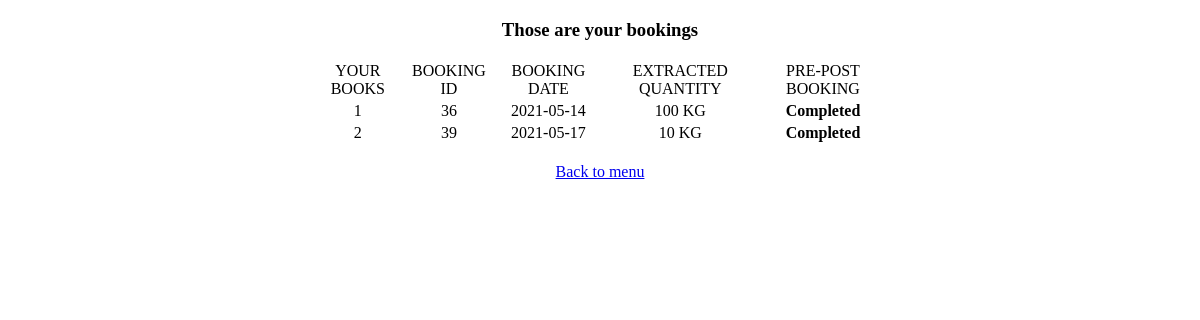
The app's page /erlete_web/erlete_web/bookings_list.php (signed in), older data.
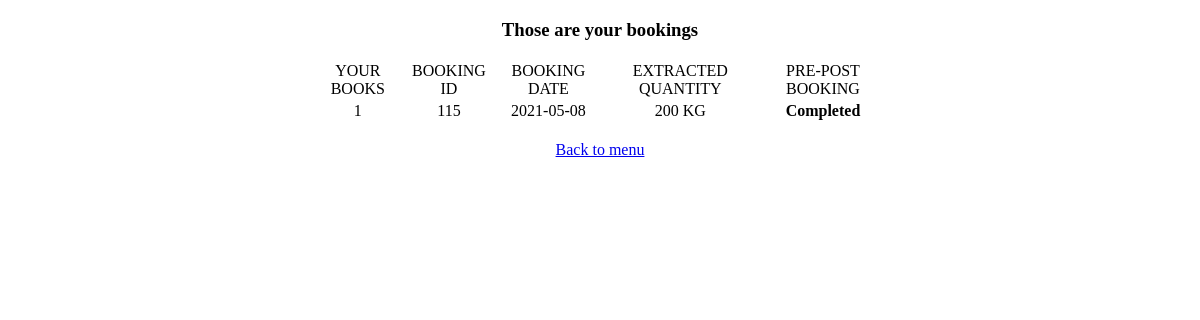
The same page, newer data.
### tables this page shows
CREATE TABLE `room_booking` (
  `id_booking` int(11) NOT NULL,
  `partner_DNI` varchar(15) DEFAULT NULL,
  `book_date` date DEFAULT NULL,
  `extracted_quantity` int(11) DEFAULT NULL,
  `state` tinyint(1) DEFAULT NULL
);

### erlete_web/erlete_web/bookings_list.php (the view, shortened to what this page needs)
<!DOCTYPE html>
	<html>
<body>
    <div style="width: 75%; margin:auto; text-align:center">
                <?php
                    $user=$_SESSION['Erabiltzailea_aldagai_globala'];
					$link=connectDataBase();
                    $emaitza=mysqli_query($link,"select id_booking, book_date, extracted_quantity, state from room_booking INNER JOIN partner
                     ON room_booking.partner_DNI = partner.DNI where email='$user'") or die(mysqli_error($link));
                ?>
                <h3 class="display-3">Those are your bookings</h3>
                <table class="table table-striped mt-4" style="width: 65%; margin:auto">
				<Tr><Td>YOUR BOOKS</Td><Td>BOOKING ID</Td><Td>BOOKING DATE</Td><Td>EXTRACTED QUANTITY</Td><Td>PRE-POST BOOKING</Td></Tr>
                <?php
                        $aux=1;
                        while($erregistroa = mysqli_fetch_array($emaitza))
                        {
							$id = $erregistroa['id_booking'];
							$date = $erregistroa['book_date'];
							$extract = $erregistroa['extracted_quantity'];
							$state = $erregistroa['state'];
				?>
					<form  method='get'>
					<tr>
					<td><?php echo $aux; ?></td>
					<td><?php echo $id; ?><input type='hidden' name='id' id="idreserva" value='<?php echo $id; ?>' /></td>
					<td><?php echo $date; ?></td>
					<td><?php echo $extract; ?> KG</td>
					<?php if ($date < date("Y-m-d") && $state == 1) { ?>
					<td><input class='btn btn-danger' id="finalizar" type='submit' data-idreserva='<?= $id; ?>' value='Form'/></td>
					<?php } else if ($date > date("Y-m-d") && $state == 1){ ?>
					<td><span class='delete  btn btn-danger' type='submit' data-id='<?= $id; ?>'>Delete</span></td>
					<?php } else {?>
						<td><b>Completed</b></td>
					<?php
					}
					?>
					</tr>
					</form>
					<?php
					$aux+=1;
                        }
					?>
                </table>
                <br/>
                <a href="index.php">Back to menu</a>
    </div>
    </body>
    </html>

Row changes from the older to the newer data that the page shows:
removed room_booking: id_booking "36", book_date "2021-05-14", extracted_quantity "100", state "Completed"
removed room_booking: id_booking "39", book_date "2021-05-17", extracted_quantity "10", state "Completed"
added room_booking: id_booking "115", book_date "2021-05-08", extracted_quantity "200", state "Completed"
